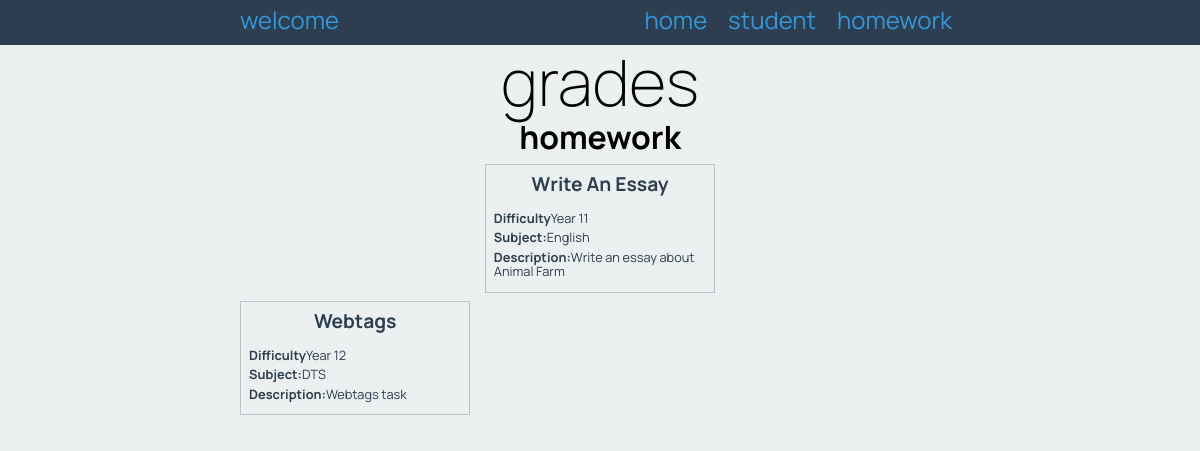
Screenshot of /homework with the database file from the repository.
### tables this page shows
CREATE TABLE Homework
(
    id          integer /*autoincrement needs PK*/,
    task        Varchar(30),
    difficulty  Varchar(30),
    subject     Varchar(30),
    description Varchar(300)
);

### app.py (the view)
@app.route('/homework')
def render_homework_page():  # put application's code here
    con = create_connection(DATABASE)
    query = "SELECT task, difficulty, subject, description  FROM Homework"
    cur = con.cursor()
    cur.execute(query)
    homework_list = cur.fetchall()
    con.close()
    print(homework_list)
    return render_template('homework.html', homeworks=homework_list)

### app.py (called while the page is built)
def create_connection(db_file):
    try:
        connection = sqlite3.connect(db_file)
        return connection
    except Error as e:
        print(e)
    return None

### templates/homework.html
{% extends 'base.html' %}
{% block pageheading %}
homework
{% endblock %}
{% block main %}
    <div class ="grades">
    {% for homework in homeworks %}
        <div class ="grade-box">
            <h3 class="grade-box-heading">{{ homework[0] }}</h3>
            <div class="grade-box-info">
                <p><strong>Difficulty</strong>{{ homework[1] }}</p>
                <p><strong>Subject:</strong>{{ homework[2] }}</p>
                <p><strong>Description:</strong>{{ homework[3] }}</p>
            </div>
        </div>
    </div>
    {% endfor %}
{% endblock %}

### static/grades.css (style rules this page uses)
* { font-family: 'Manrope', sans-serif; padding: 0; margin: 0; box-sizing: border-box; }
body { background-color: rgba(236, 240, 241, 1.0); }
.grades { display: flex; flex-wrap: wrap; justify-content: space-evenly; }
.grade-box { width: 32%; border: 1px solid rgba(189, 195, 199, 1.0); color: rgba(44, 62, 80, 1.0); margin-bottom: 0.5rem; }
.grade-box-heading { padding: 0.5rem; }
.grade-box-info { padding: 0.5rem; }
.grade-box h3 { font-size: 1.2rem; text-align: center; }
.grade-box p { font-size: 0.8rem; margin-bottom: 0.3rem; }

### rows the page displays
Homework: task "Write An Essay", difficulty "Year 11", subject "English", description "Write an essay about Animal Farm"
Homework: task "Webtags", difficulty "Year 12", subject "DTS", description "Webtags task"
